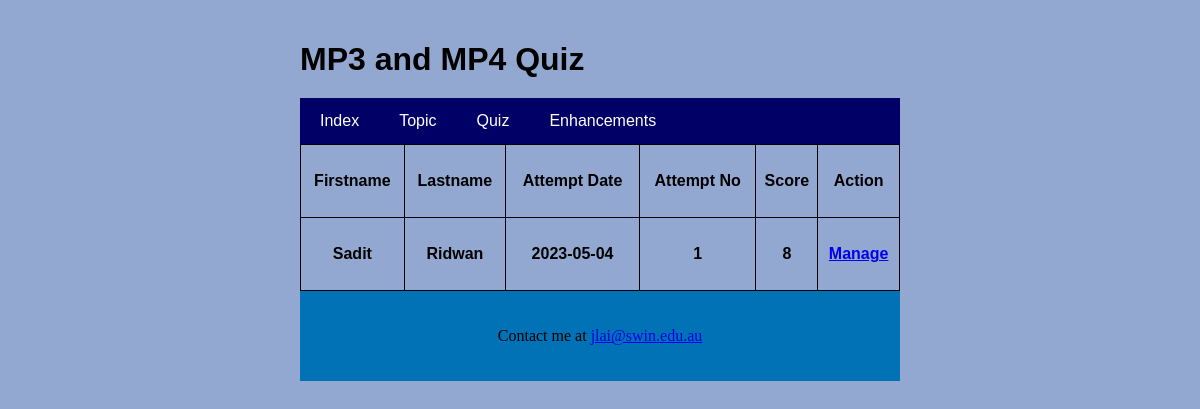
The page /markquiz.php on the database as committed earlier.
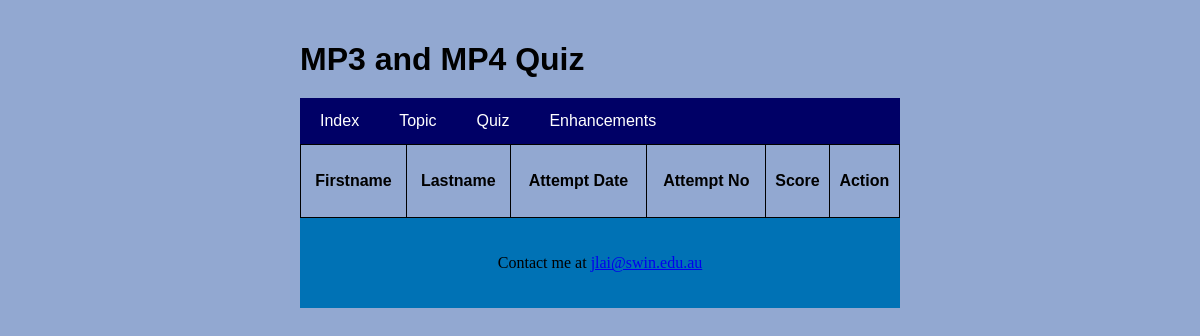
The same page on the database as committed later.
### tables this page shows
CREATE TABLE `attempts` (
  `id` int(10) NOT NULL,
  `sid` int(10) NOT NULL,
  `attemptDate` date NOT NULL,
  `firstName` varchar(30) NOT NULL,
  `lastName` varchar(30) NOT NULL,
  `attemptNo` int(10) NOT NULL,
  `score` int(10) NOT NULL
);

### php/populatedata.php (called while the page is built, shortened)
<?php
function getAllQuizData()
{
    $conn = dbConnection();
    $sql = "select * from attempts";
    $result = mysqli_query($conn, $sql);
    $quiz = [];
    while ($row = mysqli_fetch_assoc($result)) {
        array_push($quiz, $row);
    }
    return $quiz;
}

### markquiz.php (the view, shortened to what this page needs)
<?php
    require_once('./php/populatedata.php');
    ?>
<!DOCTYPE html>
<html>
<head>
    <link href="styles/quiz.css" rel="stylesheet" />
</head>
<body>
    <h1>MP3 and MP4 Quiz</h1>
    <?php include "menu.inc"; ?>
    <table>
        <tr>
            <th>Firstname</th>
            <th>Lastname</th>
            <th>Attempt Date</th>
            <th>Attempt No</th>
            <th>Score</th>
            <th>Action</th>
        </tr>
        <?php
            $quiz = getAllQuizData();
    for ($i=0; $i != count($quiz); $i++) {  ?>
        <tr>
            <th><?=$quiz[$i]['firstName']?></th>
            <th><?=$quiz[$i]['lastName']?></th>
            <th><?=$quiz[$i]['attemptDate']?>
            </th>
            <th><?=$quiz[$i]['attemptNo']?></th>
            <th><?=$quiz[$i]['score']?></th>
            <th><a
                    href="manage.php?id=<?=$quiz[$i]['id']?>">Manage</a>
            </th>
        </tr>
        <?php } ?>
    </table>
    <?php include "footer.inc"; ?>
</body>
</html>

### menu.inc
<div class="navbar">
	<a href="index.php">Index</a>
	<a href="topic.php">Topic</a>
	<a href="quiz.php">Quiz</a>
	<a href="enhancements.php">Enhancements </a>
</div>

### footer.inc
<div class="footer">
	<p> Contact me at <a href="mailto:jlai@swin.edu.au">jlai@swin.edu.au</a></p>
</div>

### styles/quiz.css (style rules this page uses)
body { font-family: Arial, sans-serif; max-width: 600px; margin: 0 auto; padding: 20px; background-color: #92a8d1; }
h1, h3 { margin-bottom: 20px; }
.footer { padding: 20px; font-family: italic; text-align: center; background: #0072b5; }
.navbar { overflow: hidden; background-color: #000066; }
.navbar a { float: left; display: block; color: white; text-align: center; padding: 14px 20px; text-decoration: none; }

### markquiz.php (style rules this page uses)
table, td, th { border: 1px solid black; }
table { border-collapse: collapse; width: 100%; }
th { height: 70px; }

Rows that differ between the two databases and show on the page:
removed attempts: firstName "Sadit", lastName "Ridwan", attemptDate "2023-05-04", attemptNo "1", score "8"
